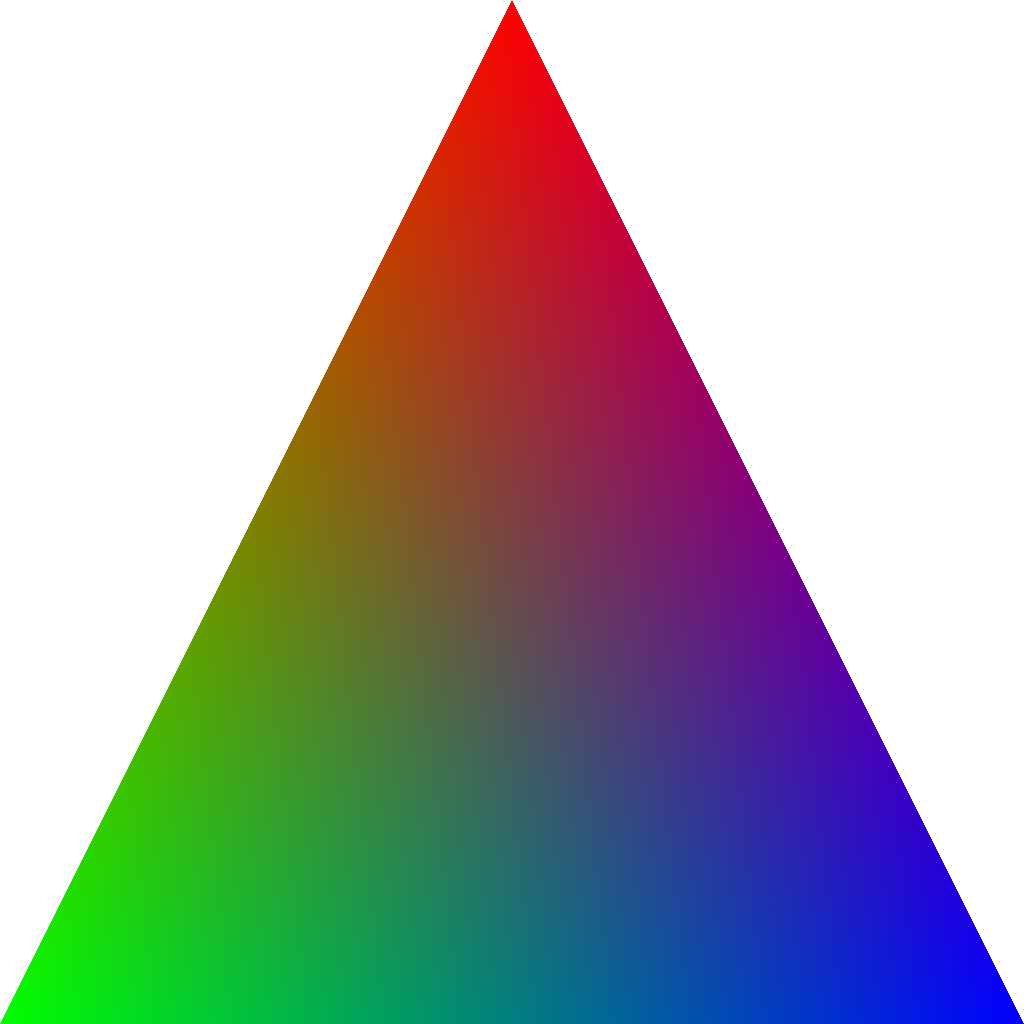

Source code (Python):
import moderngl
import numpy as np
from PIL import Image

def save_pic(fbo):
    image = Image.frombytes('RGB', fbo.size, fbo.read(components=3))
    image = image.transpose(Image.FLIP_TOP_BOTTOM)
    image.save('hello_world.png')

def main():
    ctx = moderngl.create_standalone_context()

    prog = ctx.program(vertex_shader="""
        #version 140
        in vec3 in_position;
        in vec3 in_color;
        out vec3 color;
        void main() {
            gl_Position = vec4(in_position, 1.0);
            color = in_color;
        }
        """,
        fragment_shader="""
        #version 140
        in vec3 color;
        out vec4 FragColor;
        void main() {
            FragColor = vec4(color, 1.0);
        }
    """)

    vertices = np.array([
        0.0, 1.0, 0.0,
        1.0, 0.0, 0.0,
        -1.0, -1.0, 0.0,
        0.0, 1.0, 0.0,
        1.0, -1.0, 0.0,
        0.0, 0.0, 1.0,
    ], dtype='f4')

    vbo = ctx.buffer(vertices)
    vao = ctx.simple_vertex_array(prog, vbo, 'in_position', 'in_color')
    fbo = ctx.framebuffer(color_attachments=[ctx.texture((1024, 1024), 4)])
    fbo.use()
    fbo.clear(1.0, 1.0, 1.0, 1.0)
    vao.render(moderngl.TRIANGLES)

    save_pic(fbo)

if __name__ == "__main__":
    main()
